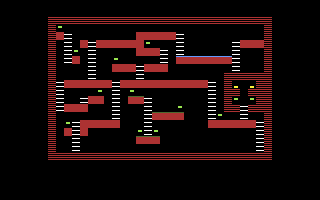

Tiled map render using the project's own tile images. Description and the whole map definition, tile-layer contents included, below:
An orthogonal 40x25 tile map with 8x8 px tiles, 1 tile layer (Tile Layer 1).

<map version="1.0" tiledversion="1.1.5" orientation="orthogonal" renderorder="right-down" width="40" height="25" tilewidth="8" tileheight="8" infinite="0" nextobjectid="1">
 <tileset firstgid="1" source="jetpax.tsx" />
 <layer name="Tile Layer 1" width="40" height="25">
  <data encoding="csv">
1,1,1,1,1,1,1,1,1,1,1,1,1,1,1,1,1,1,1,1,1,1,1,1,1,1,1,1,1,1,1,1,1,1,1,1,1,1,1,1,
1,1,1,1,1,1,1,1,1,1,1,1,1,1,1,1,1,1,1,1,1,1,1,1,1,1,1,1,1,1,1,1,1,1,1,1,1,1,1,1,
1,1,1,1,1,1,6,6,6,6,6,6,6,6,6,6,6,6,6,6,6,6,6,6,6,6,6,6,6,6,6,6,6,6,1,1,1,1,1,1,
1,1,1,1,1,1,6,41,1,1,1,1,1,1,1,1,1,1,1,1,1,1,1,1,1,1,1,1,1,1,1,1,1,6,1,1,1,1,1,1,
1,1,1,1,1,1,6,2,81,1,1,1,1,1,1,1,1,2,2,2,2,2,81,1,1,1,1,1,1,1,1,1,1,6,1,1,1,1,1,1,
1,1,1,1,1,1,6,1,81,1,2,81,2,2,2,2,2,2,41,1,1,1,81,1,1,1,1,1,1,81,2,2,2,6,1,1,1,1,1,1,
1,1,1,1,1,1,6,1,81,41,1,81,1,1,1,1,1,2,2,2,81,1,81,1,1,1,1,1,1,81,1,1,1,6,1,1,1,1,1,1,
1,1,1,1,1,1,6,1,81,2,1,81,1,1,41,1,1,1,1,1,81,1,4,4,4,4,4,4,4,81,1,1,1,6,1,1,1,1,1,1,
1,1,1,1,1,1,6,1,1,1,1,81,1,1,2,2,2,81,2,2,2,1,1,1,1,1,1,1,1,81,1,1,1,6,1,1,1,1,1,1,
1,1,1,1,1,1,6,1,1,1,1,81,1,1,1,1,1,81,1,1,1,1,1,1,1,1,1,1,6,6,6,6,6,6,1,1,1,1,1,1,
1,1,1,1,1,1,6,81,2,2,2,2,2,2,81,2,2,2,2,2,2,2,2,2,2,2,81,1,6,42,1,42,6,6,1,1,1,1,1,1,
1,1,1,1,1,1,6,81,1,1,1,1,41,1,81,1,41,1,1,1,1,1,1,1,1,1,81,1,6,6,1,6,6,6,1,1,1,1,1,1,
1,1,1,1,1,1,6,81,1,1,81,2,2,1,81,1,5,5,81,1,1,1,1,1,1,1,81,1,6,41,1,41,6,6,1,1,1,1,1,1,
1,1,1,1,1,1,6,81,2,2,2,1,1,1,81,1,1,1,81,1,1,1,41,1,1,1,81,1,6,6,81,6,6,6,1,1,1,1,1,1,
1,1,1,1,1,1,6,1,1,1,1,1,1,1,81,1,1,1,81,5,5,5,5,1,1,1,81,41,1,1,81,1,1,6,1,1,1,1,1,1,
1,1,1,1,1,1,6,1,41,81,2,2,2,2,2,1,1,1,81,1,1,1,1,1,1,1,2,2,2,2,2,2,81,6,1,1,1,1,1,1,
1,1,1,1,1,1,6,1,2,81,2,1,1,1,1,1,1,41,81,41,1,1,1,1,1,1,1,1,1,1,1,1,81,6,1,1,1,1,1,1,
1,1,1,1,1,1,6,1,1,81,1,1,1,1,1,1,1,5,5,5,1,1,1,1,1,1,1,1,1,1,1,1,81,6,1,1,1,1,1,1,
1,1,1,1,1,1,6,1,1,81,1,1,1,1,1,1,1,1,1,1,1,1,1,1,1,1,1,1,1,1,1,1,81,6,1,1,1,1,1,1,
1,1,1,1,1,1,6,6,6,6,6,6,6,6,6,6,6,6,6,6,6,6,6,6,6,6,6,6,6,6,6,6,6,6,1,1,1,1,1,1,
1,1,1,1,1,1,1,1,1,1,1,1,1,1,1,1,1,1,1,1,1,1,1,1,1,1,1,1,1,1,1,1,1,1,1,1,1,1,1,1,
1,1,1,1,1,1,1,1,1,1,1,1,1,1,1,1,1,1,1,1,1,1,1,1,1,1,1,1,1,1,1,1,1,1,1,1,1,1,1,1,
1,1,1,1,1,1,1,1,1,1,1,1,1,1,1,1,1,1,1,1,1,1,1,1,1,1,1,1,1,1,1,1,1,1,1,1,1,1,1,1,
1,1,1,1,1,1,1,1,1,1,1,1,1,1,1,1,1,1,1,1,1,1,1,1,1,1,1,1,1,1,1,1,1,1,1,1,1,1,1,1,
1,1,1,1,1,1,1,1,1,1,1,1,1,1,1,1,1,1,1,1,1,1,1,1,1,1,1,1,1,1,1,1,1,1,1,1,1,1,1,1
</data>
 </layer>
</map>